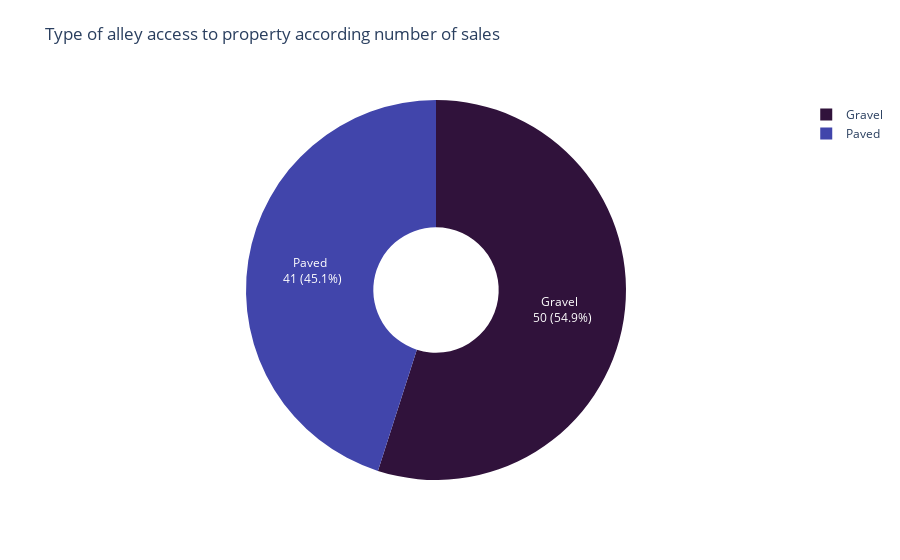

The code cell stored with this chart in its notebook:
### Markdown cell above
### Alley: Type of alley access to property

### Code cell
df = df_train.copy()

replace_values = {"Grvl": "Gravel", "Pave": "Paved", "NA": "No alley access"}


df["Alley"].replace(replace_values, inplace=True)

fig = donut_chart(df, "Alley")

fig.update_layout(
    title={
        "text": "Type of alley access to property according number of sales",
        "y": 0.95,
    }
)

### Figure 1 — Plotly figure (JSON) as saved in the notebook; plotly's stock layout.template omitted (floating-point values rounded to 4 significant figures)
{"data": [{"hole": 0.33, "labels": ["Gravel", "Paved"], "marker": {"colors": ["#30123b", "#4145ab", "#4675ed", "#39a2fc", "#1bcfd4", "#24eca6", "#61fc6c", "#a4fc3b", "#d1e834", "#f3c63a", "#fe9b2d", "#f36315", "#d93806", "#b11901", "#7a0402"]}, "textinfo": "none", "texttemplate": "%{label} <br> %{value} (%{percent:.1%})", "type": "pie", "values": [50, 41]}], "layout": {"title": {"text": "Type of alley access to property according number of sales", "y": 0.95}}}
